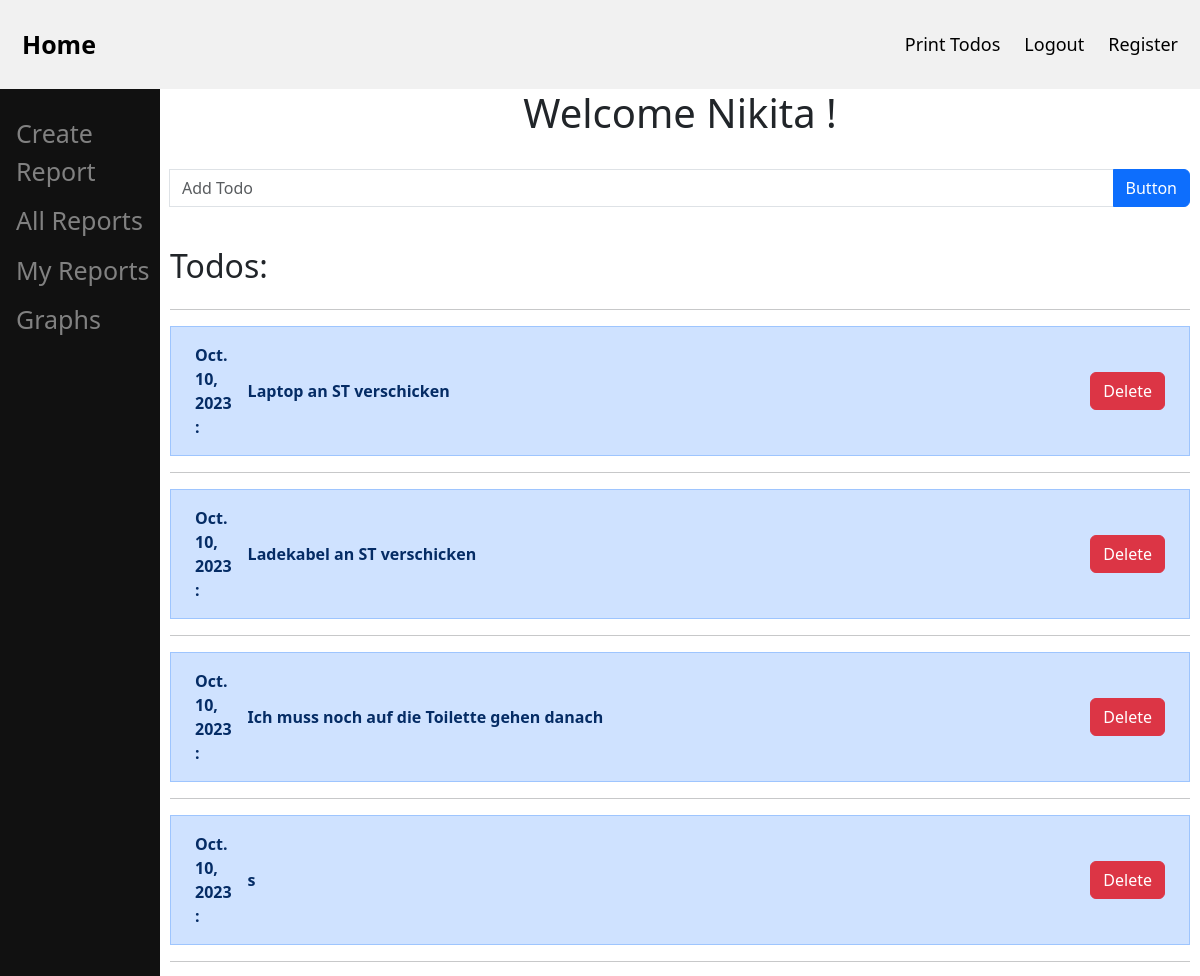
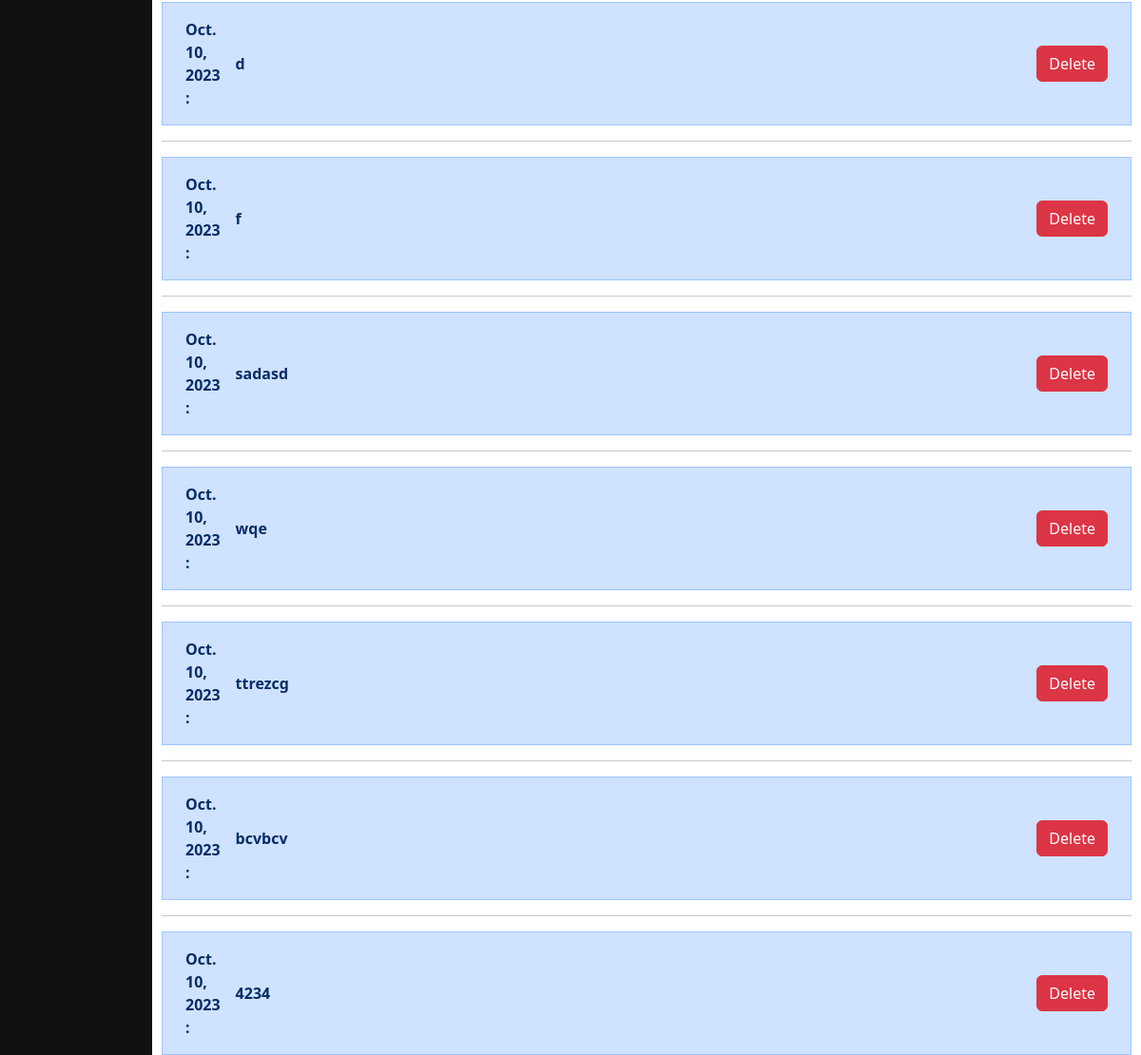
/home/ (signed in), run on an earlier commit of the app's database (2 pictures, top to bottom).
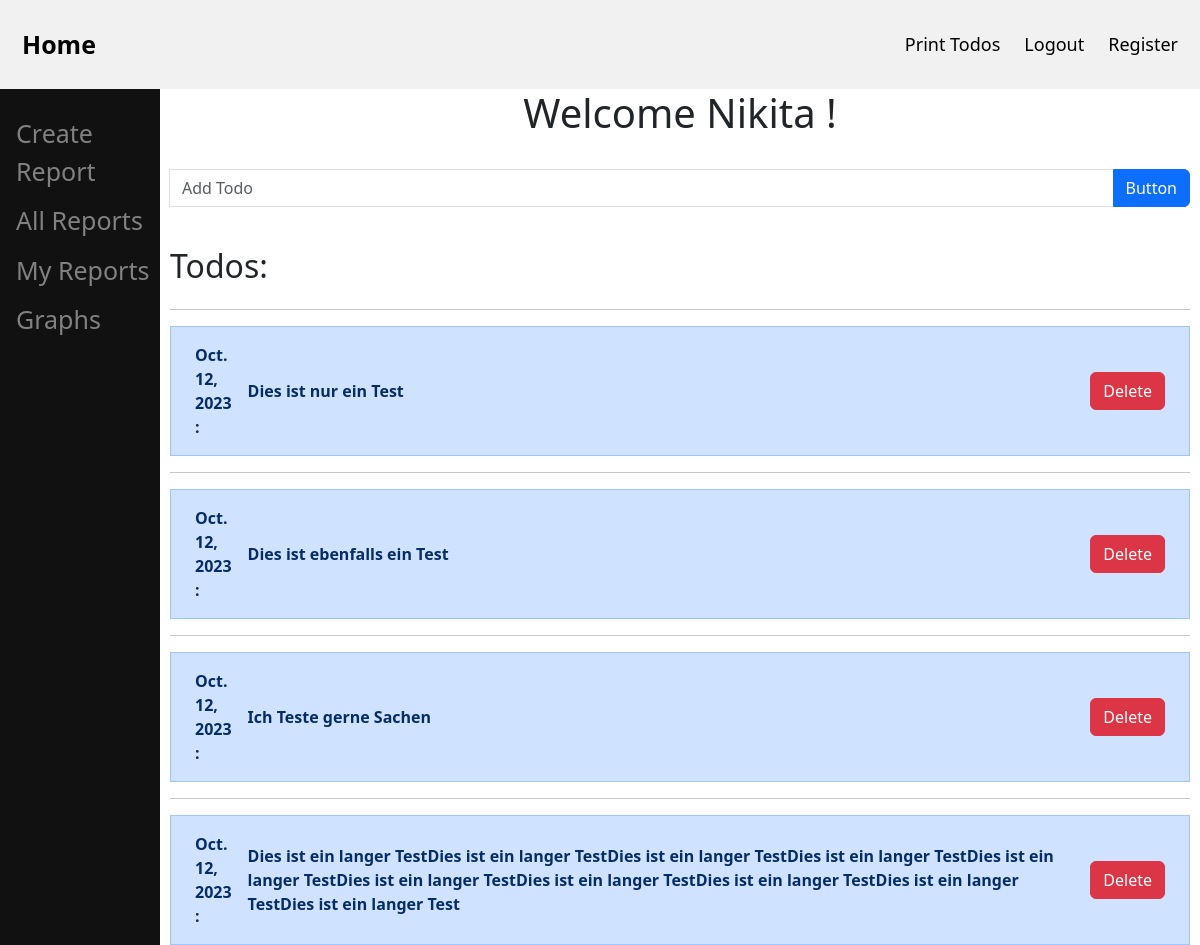
And on a later commit of the database.
### app/models.py (models this page shows, shortened)
class Todo(models.Model):
    hour = models.IntegerField(null=True)
    minute = models.IntegerField(null=True)
    second = models.IntegerField(null=True)
    date = models.DateField(auto_now_add=True)
    text = models.CharField(max_length=500)
    user = models.ForeignKey(
        settings.AUTH_USER_MODEL,
        on_delete=models.CASCADE,
    )

### app/views.py (the view, shortened to what this page needs)
# urls.py: path('home/', views.home, name="home",),
def home(request):
    current_user = request.user
    log_user = str(current_user)
    log_user = log_user.capitalize()
    time_now = datetime.now()
    hour = int(time_now.strftime("%H"))
    minute = int(time_now.strftime("%M"))
    second = int(time_now.strftime("%S"))
    if request.user.is_authenticated:
        my_todos = Todo.objects.filter(user=request.user)
        return render(request, "home.html", {
            'log_user': log_user,
            'my_todos': my_todos,
            'hour': hour,
        })
    else:
        return redirect('login')

### app/templates/home.html (shortened to what this page needs)
{% extends "base.html" %}
{% block header %}
  <a href="{% url 'download_todo' %}">Print Todos</a>
{% endblock %}
{% block content %}
<h1 style="text-align:center">Welcome {{ log_user }} !</h1>
<br>
<form method="post">
<div class="input-group mb-3">
    <input type="text" name="description" class="form-control" placeholder="Add Todo" aria-label="Recipient's username" aria-describedby="button-addon2">
    <button class="btn btn-primary" type="submit" id="button-addon2">Button</button>
  </div>
</form>
  <br>
<h2>Todos:</h2>
<div class="list-group">
    {% for x in my_todos %}
    <table class="home-table">
      <tr class="list-group-item list-group-item-primary">
        <th class="left-column">{{ x.date }} : </th>
        <th class="variable-column">{{ x.text }}</th>
        <th ><a href="{% url 'delete_todo' x.id %}"type="button" class="btn btn-danger">Delete</a></th>
      </tr>
      <hr>
      {% endfor %}
    </div>
{% endblock %}

What changed in the data, as far as the page shows it:
removed Todo: date "Oct. 10, 2023", text "Laptop an ST verschicken"
removed Todo: date "Oct. 10, 2023", text "Ladekabel an ST verschicken"
removed Todo: date "Oct. 10, 2023", text "Ich muss noch auf die Toilette gehen danach"
removed Todo: date "Oct. 10, 2023", text "s"
removed Todo: date "Oct. 10, 2023", text "d"
removed Todo: date "Oct. 10, 2023", text "f"
removed Todo: date "Oct. 10, 2023", text "sadasd"
removed Todo: date "Oct. 10, 2023", text "wqe"
removed Todo: date "Oct. 10, 2023", text "ttrezcg"
removed Todo: date "Oct. 10, 2023", text "bcvbcv"
removed Todo: date "Oct. 10, 2023", text "4234"
added Todo: date "Oct. 12, 2023", text "Dies ist nur ein Test"
added Todo: date "Oct. 12, 2023", text "Dies ist ebenfalls ein Test"
added Todo: date "Oct. 12, 2023", text "Ich Teste gerne Sachen"
added Todo: date "Oct. 12, 2023", text "Dies ist ein langer TestDies ist ein langer TestDies ist ein langer TestDies ist ein langer TestDies ist ein langer TestDies ist ein langer TestDies ist ein langer TestDies ist ein langer TestDies ist ein langer TestDies ist ein langer Test"
